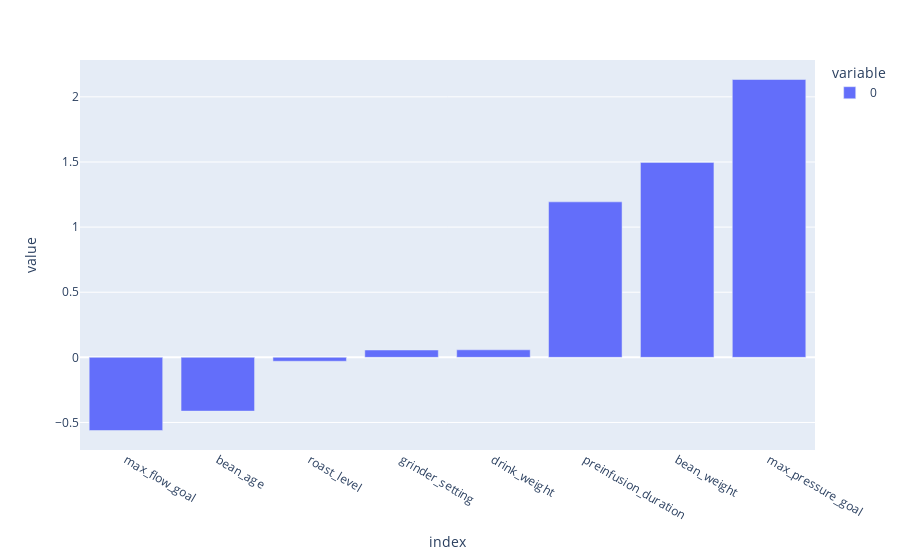

The notebook cell this image was saved under:
### Code cell
px.bar(pd.Series(models["LassoCV"].coef_.flatten(), index=X.columns).sort_values()).show()

### Figure 1 — Plotly figure (JSON) as saved in the notebook; plotly's stock layout.template omitted (floating-point values rounded to 4 significant figures)
{"data": [{"alignmentgroup": "True", "hovertemplate": "variable=0<br>index=%{x}<br>value=%{y}<extra></extra>", "legendgroup": "0", "marker": {"color": "#636efa", "pattern": {"shape": ""}}, "name": "0", "offsetgroup": "0", "orientation": "v", "showlegend": true, "textposition": "auto", "type": "bar", "x": ["max_flow_goal", "bean_age", "roast_level", "grinder_setting", "drink_weight", "preinfusion_duration", "bean_weight", "max_pressure_goal"], "xaxis": "x", "y": [-0.5615, -0.4127, -0.02996, 0.05642, 0.05803, 1.194, 1.497, 2.133], "yaxis": "y"}], "layout": {"autosize": true, "barmode": "relative", "legend": {"title": {"text": "variable"}, "tracegroupgap": 0}, "margin": {"t": 60}, "xaxis": {"anchor": "y", "autorange": true, "domain": [0, 1], "range": [-0.5, 7.5], "title": {"text": "index"}, "type": "category"}, "yaxis": {"anchor": "x", "autorange": true, "domain": [0, 1], "range": [-0.7113, 2.283], "title": {"text": "value"}, "type": "linear"}}}
